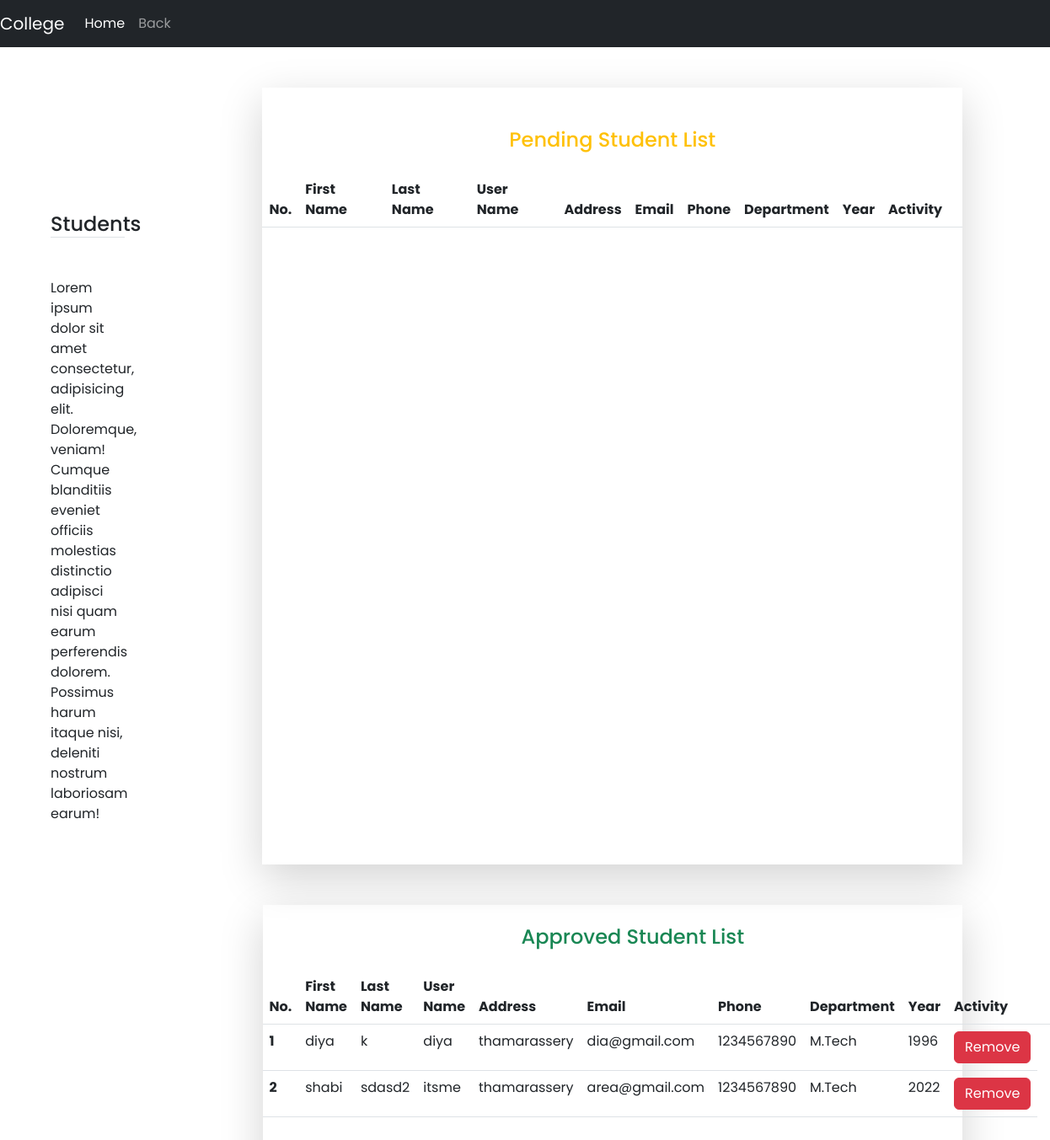
Screenshot of /adminstudentview with the database file from the repository.
### mycollege/models.py (models this page shows, shortened)
class Student(models.Model):
    user=models.ForeignKey(User,on_delete=models.CASCADE)
    first_name=models.CharField(max_length=200)
    second_name=models.CharField(max_length=200)
    user_name=models.CharField(max_length=200)
    address=models.CharField(max_length=200)
    email=models.CharField(max_length=200)
    phone=models.IntegerField()
    department=models.CharField(max_length=200)
    password=models.CharField(max_length=200)
    password1=models.CharField(max_length=200)
    year=models.IntegerField()
    status=models.CharField(max_length=200)
    role=models.CharField(max_length=200)

### mycollege/views.py (the view)
# urls.py: path('adminstudentview',views.view_st_admin,name='adminstudentview'),
def view_st_admin(request):
    data=Student.objects.all()
    return render (request,'adminstudentview.html',{'data':data})

### mycollege/templates/adminstudentview.html (shortened to what this page needs)
<!DOCTYPE html>
{% load static %}
<html lang="en">
<head>
    <link href="https://cdn.jsdelivr.net/npm/bootstrap@5.2.3/dist/css/bootstrap.min.css" rel="stylesheet"
>
    <link rel="stylesheet" href="https://cdnjs.cloudflare.com/ajax/libs/font-awesome/4.7.0/css/font-awesome.min.css">
    <link rel="stylesheet" href="{% static '/style.css' %}">
</head>
<body>
    <div class="view-admin-student-main font-family">
        <div>
            <nav class="navbar navbar-expand-lg navbar-dark bg-dark conatiner-fluid">
                <a class="navbar-brand" href="{% url 'index' %}">College</a>
                <div class="collapse navbar-collapse" id="navbarNavAltMarkup">
                    <div class="navbar-nav">
                        <a class="nav-item nav-link active" href="{% url 'index' %}">Home </a>
                        <a class="nav-item nav-link" href="{% url 'adminp' %}">Back</a>
                    </div>
                </div>
            </nav>
        </div>
        <div class="container-fluid" style="min-height: 100vh;">
            <div class="row mt-5">
                <div class="col-lg-2">
                    <div class="row" style="height: 100px;"></div>
                    <h4 class="m-5 border-bottom">Students</h4>
                    <p class="m-5">Lorem ipsum dolor sit amet consectetur, adipisicing elit. Doloremque, veniam! Cumque
                        blanditiis
                        eveniet officiis molestias distinctio adipisci nisi quam earum perferendis dolorem. Possimus
                        harum itaque nisi, deleniti nostrum laboriosam earum!</p>
                </div>
                <div class="col-lg-1"></div>
                <div class="col-lg-8 shadow-lg">
                    <h4 class="text-center text-warning  mt-5 mb-4">Pending Student List</h4>
                    <div class="row">
                        <table class="table bord">
                            <thead class="thead-dark text-dark">
                                <tr>
                                    <th scope="col">No.</th>
                                    <th scope="col">First Name</th>
                                    <th scope="col">Last Name</th>
                                    <th scope="col">User Name</th>
                                    <th scope="col">Address</th>
                                    <th scope="col">Email</th>
                                    <th scope="col">Phone</th>
                                    <th scope="col">Department</th>
                                    <th scope="col">Year</th>
                                    <th scope="col">Activity</th>
                                    <th scope="col"></th>
                                </tr>
                            </thead>
                        </table>
                    </div>
                </div>
            </div>
            <div class="row mt-5 ">
                <div class="col-lg-3"></div>
                <div class="col-lg-8 approved-students shadow-lg">
                    <div class="row">
                        <h4 class="text-center m-4 text-success ">Approved Student List</h4>
                        <table class="table bord ">
                            <thead class="thead-dark text-dark">
                                <tr>
                                    <th scope="col">No.</th>
                                    <th scope="col">First Name</th>
                                    <th scope="col">Last Name</th>
                                    <th scope="col">User Name</th>
                                    <th scope="col">Address</th>
                                    <th scope="col">Email</th>
                                    <th scope="col">Phone</th>
                                    <th scope="col">Department</th>
                                    <th scope="col">Year</th>
                                    <th scope="col">Activity</th>
                                    <th scope="col"></th>
                                </tr>
                            </thead>
                            {% for i in data %}
                            {% if i.status == '1' %}
                            <tbody>
                                <tr>
                                    <th scope="row" class="text-dark">{{forloop.counter}}</th>
                                    <td class="text-dark">{{i.first_name}}</td>
                                    <td class="text-dark">{{i.second_name}}</td>
                                    <td class="text-dark">{{i.user_name}}</td>
                                    <td class="text-dark">{{i.address}}</td>
                                    <td class="text-dark">{{i.email}}</td>
                                    <td class="text-dark">{{i.phone}}</td>
                                    <td class="text-dark">{{i.department}}</td>
                                    <td class="text-dark">{{i.year}}</td>
                                    <td class="text-dark"><a href="{% url 'deladminstudent' i.id %}"
                                            class="btn btn-danger">Remove</a></td>
                                </tr>
                            </tbody>
                            {% endif %}
                            {% endfor %}
                        </table>
                    </div>
                </div>
            </div>
        </div>
    </div>
</body>
</html>

### mycollege/static/style.css (style rules this page uses)
* { margin: 0; padding: 0; box-sizing: border-box; }
.font-family { font-family: 'poppins', sans-serif; }
.approved-students { min-height: 500px; margin-bottom: 40px; }

### rows the page displays
Student: first_name "diya", second_name "k", user_name "diya", address "thamarassery", email "dia@gmail.com", phone "1234567890", department "M.Tech", year "1996"
Student: first_name "shabi", second_name "sdasd2", user_name "itsme", address "thamarassery", email "area@gmail.com", phone "1234567890", department "M.Tech", year "2022"
